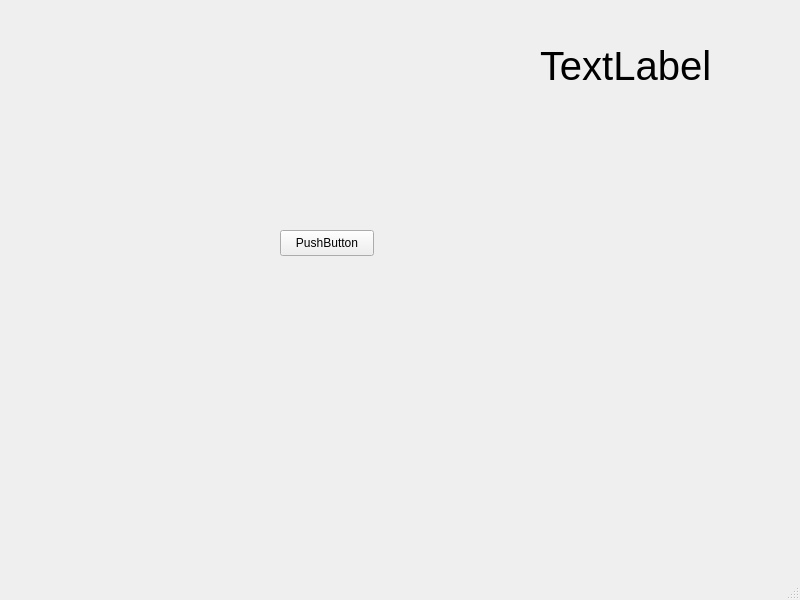
<?xml version="1.0" encoding="UTF-8"?>
<ui version="4.0">
 <class>MainWindow</class>
 <widget class="QMainWindow" name="MainWindow">
  <property name="geometry">
   <rect>
    <x>0</x>
    <y>0</y>
    <width>800</width>
    <height>600</height>
   </rect>
  </property>
  <property name="windowTitle">
   <string>MainWindow</string>
  </property>
  <widget class="QWidget" name="centralwidget">
   <widget class="QPushButton" name="pushButton">
    <property name="geometry">
     <rect>
      <x>280</x>
      <y>230</y>
      <width>94</width>
      <height>26</height>
     </rect>
    </property>
    <property name="text">
     <string>PushButton</string>
    </property>
   </widget>
   <widget class="QLabel" name="label">
    <property name="geometry">
     <rect>
      <x>540</x>
      <y>30</y>
      <width>181</width>
      <height>71</height>
     </rect>
    </property>
    <property name="font">
     <font>
      <pointsize>30</pointsize>
     </font>
    </property>
    <property name="text">
     <string>TextLabel</string>
    </property>
   </widget>
  </widget>
  <widget class="QMenuBar" name="menubar">
   <property name="geometry">
    <rect>
     <x>0</x>
     <y>0</y>
     <width>800</width>
     <height>23</height>
    </rect>
   </property>
  </widget>
  <widget class="QStatusBar" name="statusbar"/>
 </widget>
 <resources/>
 <connections/>
</ui>
